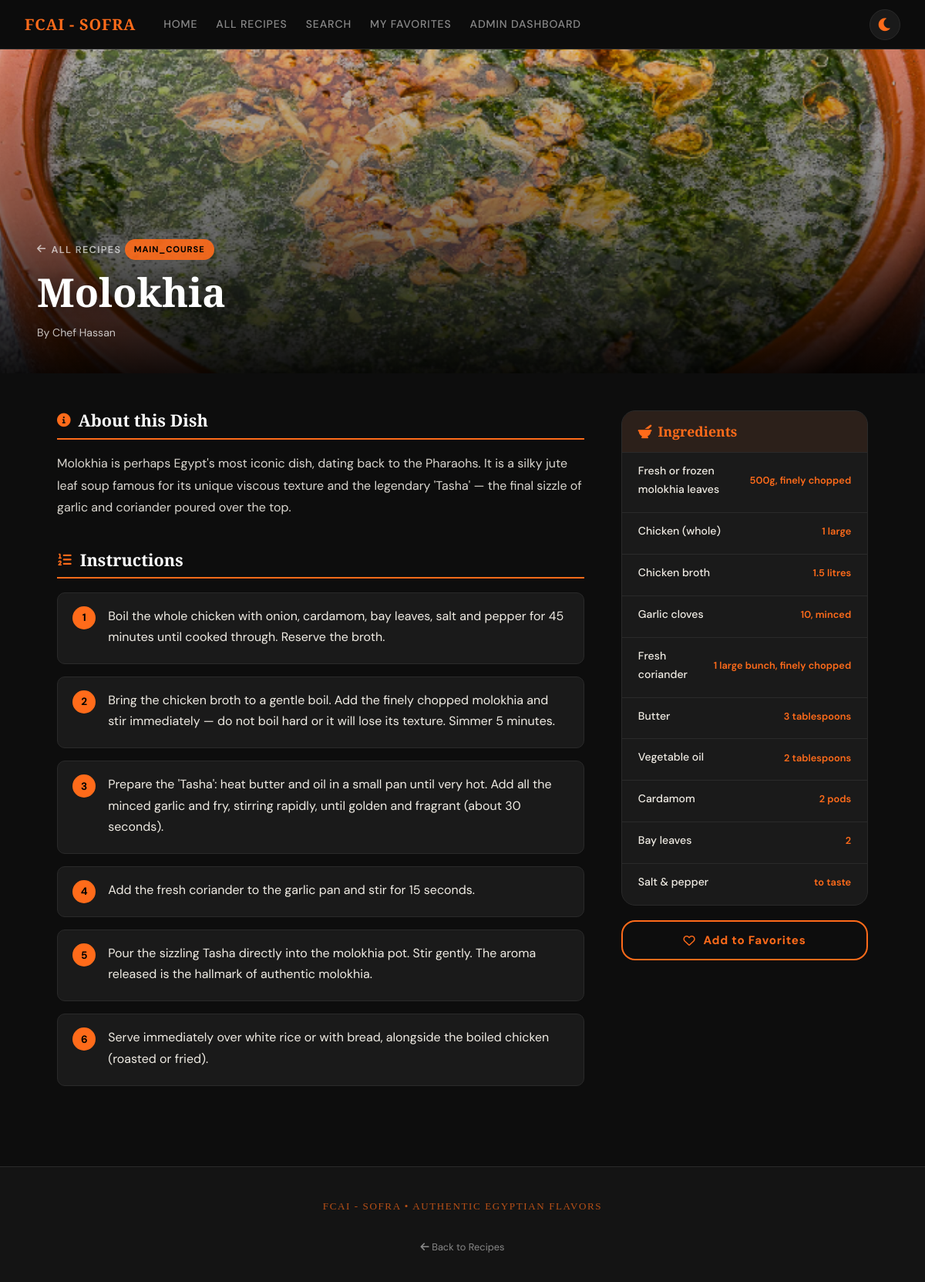
Page /recipe/molokhia/ on the committed database.
### recipes/models.py (models this page shows, shortened)
class Recipe(models.Model):
    recipe_id = models.CharField(max_length=100, unique=True)
    name = models.CharField(max_length=200)
    course = models.CharField(max_length=100)
    description = models.TextField()
    image_url = models.CharField(max_length=500, blank=True, null=True)
    chef = models.CharField(max_length=200, blank=True, null=True)
    chef_img = models.CharField(max_length=500, blank=True, null=True)
    featured = models.BooleanField(default=False)
    ingredients = models.JSONField(default=list)
    steps = models.JSONField(default=list)

### recipes/views.py (the view)
# urls.py: path('recipe/<str:recipe_id>/', views.recipeDetail, name='recipe_detail'),
def recipeDetail(request, recipe_id):
    recipe = get_object_or_404(Recipe, recipe_id=recipe_id)
    context = {
        'recipe': recipe
    }
    return render(request, 'recipeInfo.html', context)

### recipes/templates/recipeInfo.html (shortened to what this page needs)
{% load static %}
<!DOCTYPE html>
<html lang="en">
<head>
    <link rel="stylesheet" href="{% static 'css/base.css' %}">
    <link rel="stylesheet" href="{% static 'css/recipeInfo.css' %}">
    <link rel="stylesheet" href="https://cdnjs.cloudflare.com/ajax/libs/font-awesome/6.0.0-beta3/css/all.min.css">
</head>
<body>
<nav>
  <strong>FCAI - SOFRA</strong>
  <a href="/">Home</a>
  <a href="{% url 'all_recipes' %}">All Recipes</a>
  <a href="#">Search</a>
  <a href="#">My Favorites</a>
  <a href="/admin/">Admin Dashboard</a>
  <button id="themeToggle" class="theme-toggle" style="margin-left: auto;">
    <i class="fas fa-moon"></i>
  </button>
</nav>
<section class="ri-hero">
  <div class="ri-hero__img"
       style="background-image: url('{% if recipe.image_url %}{% static recipe.image_url %}{% else %}https://images.unsplash.com/photo-1547592180-85f173990554?w=1200&q=75{% endif %}');">
  </div>
  <div class="ri-hero__overlay"></div>
  <div class="ri-hero__content">
    <a href="{% url 'all_recipes' %}" class="ri-back"><i class="fas fa-arrow-left"></i> All Recipes</a>
    <span class="ri-hero__course">{{ recipe.course|title }}</span>
    <h1 class="ri-hero__title">{{ recipe.name }}</h1>
    <div class="ri-hero__chef">
      <span>By {{ recipe.chef|default:"Self-Made" }}</span>
    </div>
  </div>
</section>
<main class="ri-main">
  <div id="recipeContent">
    <div class="ri-layout">
      <div class="ri-main-col">
        <div class="ri-section reveal">
          <h2 class="ri-section__title"><i class="fas fa-info-circle"></i> About this Dish</h2>
          <p class="ri-desc">{{ recipe.description }}</p>
        </div>
        <div class="ri-section reveal">
          <h2 class="ri-section__title"><i class="fas fa-list-ol"></i> Instructions</h2>
          <ol class="ri-steps">
            {% for step in recipe.steps %}
              <li class="checklist-item">
                <label class="checklist-label checklist-label--step">{{ step }}</label>
              </li>
            {% empty %}
              <li>No steps listed.</li>
            {% endfor %}
          </ol>
        </div>
      </div>
      <aside class="ri-sidebar">
        <div class="ri-ingredients-box reveal">
          <h3 class="ri-ing-title"><i class="fas fa-mortar-pestle"></i> Ingredients</h3>
          <ul class="ri-ingredients">
            {% for ing in recipe.ingredients %}
              <li class="checklist-item">
                <label class="checklist-label">
                  <span class="ri-ing-name">{{ ing.name }}</span>
                  <span class="ri-ing-qty">{{ ing.qty }}</span>
                </label>
              </li>
            {% empty %}
              <li>No ingredients listed.</li>
            {% endfor %}
          </ul>
        </div>
        <button class="ri-fav-btn" id="favBtn" onclick="handleFav()">
          <i class="far fa-heart"></i>
          <span>Add to Favorites</span>
        </button>
      </aside>
    </div>
  </div>
</main>
<footer>
  <small>FCAI - SOFRA • Authentic Egyptian Flavors</small><br>
  <a href="{% url 'all_recipes' %}" style="font-size:0.8rem;"><i class="fas fa-arrow-left"></i> Back to Recipes</a>
</footer>
</body>
</html>

### recipes/static/css/base.css (style rules this page uses)
:root { --clr-bg: #0d0d0d; --clr-surface: #141414; --clr-card: #1a1a1a; --clr-border: #2a2a2a; --clr-orange: #ff6b1a; --clr-orange-lt: #ff8c45; --clr-orange-dk: #c94d00; --clr-text: #f0ece4; --clr-muted: #888; --clr-white: #fff; --ff-display: 'Playfair Display', Georgia, serif; --ff-body: 'DM Sans', sans-serif; --radius: 10px; --radius-lg: 18px; --shadow: 0 4px 24px rgba(0,0,0,0.55); --shadow-lg: 0 12px 48px rgba(0,0,0,0.75); --glow: 0 0 24px rgba(255,107,26,0.18); --transition: 0.3s cubic-bezier(0.4,0,0.2,1); --transition-slow: 0.6s cubic-bezier(0.4,0,0.2,1); }
*, *::before, *::after { box-sizing: border-box; margin: 0; padding: 0; }
html { scroll-behavior: smooth; font-size: 16px; }
body { background: var(--clr-bg); color: var(--clr-text); font-family: var(--ff-body); font-weight: 400; line-height: 1.7; min-height: 100vh; overflow-x: hidden; }
h1, h2, h3, h4 { font-family: var(--ff-display); font-weight: 700; color: var(--clr-white); line-height: 1.2; }
h1 { font-size: clamp(2rem, 5vw, 3.5rem); font-weight: 900; }
h2 { font-size: clamp(1.5rem, 3vw, 2.2rem); }
h3 { font-size: 1.25rem; }
p { color: var(--clr-text); opacity: 0.88; margin-bottom: 1rem; }
small { font-size: 0.82rem; color: var(--clr-muted); }
strong { color: var(--clr-white); font-weight: 600; }
a { color: var(--clr-orange); text-decoration: none; transition: color var(--transition); }
nav { display: flex; align-items: center; gap: 0; padding: 0 2rem; height: 64px; background: rgba(13,13,13,0.97); backdrop-filter: blur(12px); -webkit-backdrop-filter: blur(12px); border-bottom: 1px solid var(--clr-border); position: sticky; top: 0; z-index: 1000; flex-wrap: wrap; transition: background 0.3s ease, border-color 0.3s ease; }
nav strong { font-family: var(--ff-display); font-size: 1.25rem; color: var(--clr-orange); letter-spacing: 0.04em; margin-right: 1.5rem; white-space: nowrap; transition: color 0.3s ease; }
nav a { color: var(--clr-muted); font-size: 0.88rem; font-weight: 500; letter-spacing: 0.06em; text-transform: uppercase; padding: 6px 12px; border-radius: 6px; transition: color 0.3s ease, background 0.3s ease; white-space: nowrap; }
main { max-width: 1100px; margin: 0 auto; padding: 3rem 1.5rem; }
label { display: block; font-size: 0.88rem; color: var(--clr-muted); margin-bottom: 5px; text-transform: uppercase; letter-spacing: 0.06em; }
footer { background: var(--clr-surface); border-top: 1px solid var(--clr-border); padding: 2rem 1.5rem; text-align: center; }
footer small { display: block; font-family: var(--ff-display); letter-spacing: 0.12em; text-transform: uppercase; color: var(--clr-orange); opacity: 0.7; margin-top: 0.5rem; }
footer a { color: var(--clr-muted); font-size: 0.85rem; margin: 0 8px; }
.theme-toggle { background: var(--clr-card); border: 1px solid var(--clr-border); border-radius: 50%; width: 40px; height: 40px; cursor: pointer; display: flex; align-items: center; justify-content: center; transition: all var(--transition); color: var(--clr-orange); font-size: 1.2rem; }
body, body * { transition: background-color 0.3s ease, border-color 0.3s ease, color 0.2s ease, box-shadow 0.3s ease; }
body *:not(.hero__bg):not(.course-card__img):not(.chef-card__img):not(.recipe-card__img) { transition: background-color 0.3s ease, border-color 0.3s ease, color 0.2s ease; }

### rows in the picture
Recipe: image_url (picture), course "MAIN_COURSE", name "Molokhia", chef "Chef Hassan", description "Molokhia is perhaps Egypt's most iconic dish, dating back to the Pharaohs. It is a silky jute leaf soup famous for its unique viscous texture and the legendary 'Tasha' — the final sizzle of garlic and coriander poured over the top."

### other values in the picture
{{ step }} "Boil the whole chicken with onion, cardamom, bay leaves, salt and pepper for 45 minutes until cooked through. Reserve the broth." "Bring the chicken broth to a gentle boil. Add the finely chopped molokhia and stir immediately — do not boil hard or it will lose its texture. Simmer 5 minutes." "Prepare the 'Tasha': heat butter and oil in a small pan until very hot. Add all the minced garlic and fry, stirring rapidly, until golden and fragrant (about 30 seconds)." "Add the fresh coriander to the garlic pan and stir for 15 seconds." "Pour the sizzling Tasha directly into the molokhia pot. Stir gently. The aroma released is the hallmark of authentic molokhia." "Serve immediately over white rice or with bread, alongside the boiled chicken (roasted or fried)."
{{ ing.name }} "Fresh or frozen molokhia leaves" "Chicken (whole)" "Chicken broth" "Garlic cloves" "Fresh coriander" "Butter" "Vegetable oil" "Cardamom" "Bay leaves" "Salt & pepper"
{{ ing.qty }} "500g, finely chopped" "1 large" "1.5 litres" "10, minced" "1 large bunch, finely chopped" "3 tablespoons" "2 tablespoons" "2 pods" "2" "to taste"
